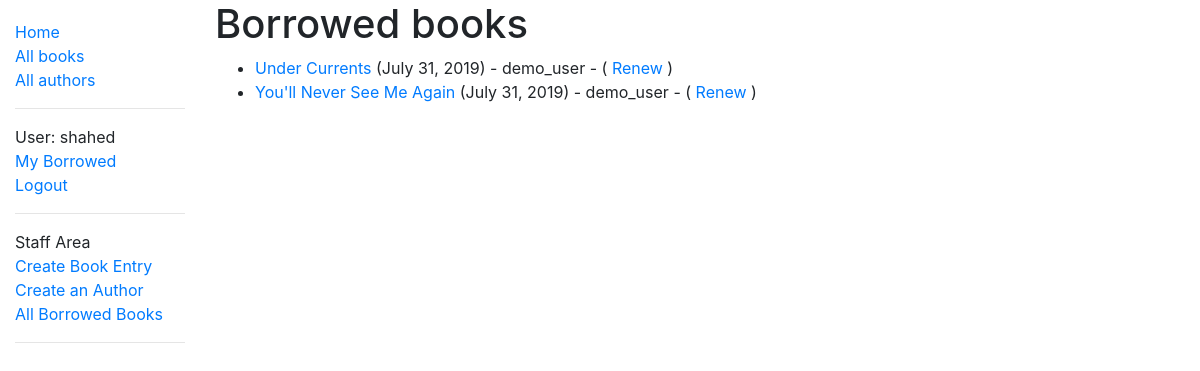
The page /catalog/borrowed/ (signed in) on the database as committed earlier.
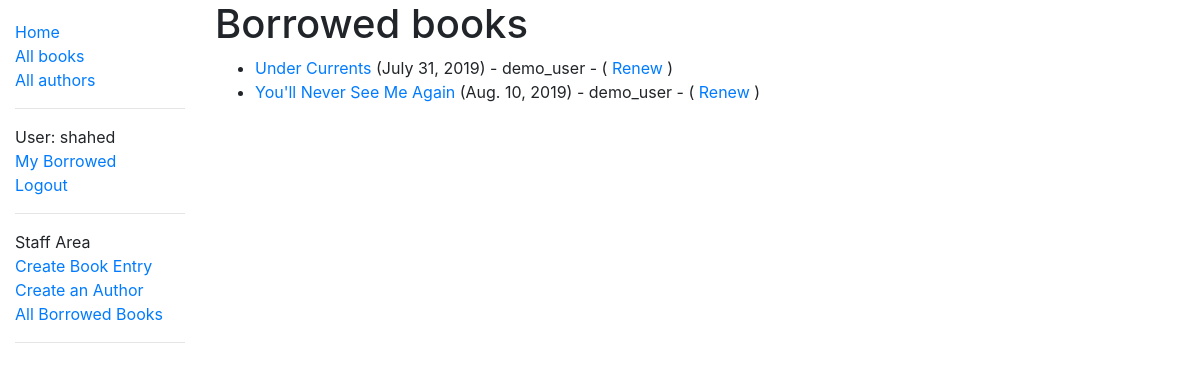
The same page on the database as committed later.
### catalog/models.py (models this page shows, shortened)
class BookInstance(models.Model):
    id = models.UUIDField(primary_key=True, default=uuid.uuid4,
                          help_text='Unique ID for this particular book across whole library')
    book = models.ForeignKey('Book', on_delete=models.SET_NULL, null=True)
    imprint = models.CharField(max_length=200)
    due_back = models.DateField(null=True, blank=True)
    LOAN_STATUS = (
        ('m', 'Maintainance'),
        ('o', 'On loan'),
        ('a', 'Available'),
        ('r', 'Reversed')
    )
    status = models.CharField(
        max_length=1,
        choices=LOAN_STATUS,
        blank=True,
        default='m',
        help_text='Book availability',
    )
    borrower = models.ForeignKey(User, on_delete=models.SET_NULL, null=True, blank=True)
    class Meta:
        ordering = ['due_back']
        permissions = (('can_mark_returned', 'Set book as returned'),)
    @property
    def is_overdue(self):
        if self.due_back and date.today() > self.due_back:
            return True
        else:
            return False

class Book(models.Model):
    title = models.CharField(max_length=200)
    author = models.ForeignKey('Author', on_delete=models.SET_NULL, null=True)
    summary = models.TextField(
        max_length=1000, help_text='Enter a brief description of the book')
    isbn = models.CharField(
        'ISBN', max_length=13, help_text='13 character <a href="https://www.isbn-international.org/content/what-isbn">ISBN number</a>')
    genre = models.ManyToManyField(
        Genre, help_text='Select a genre for this book')
    language = models.ManyToManyField(
        Language, help_text='Select a language for this book')
    def display_genre(self):
        """Create a string for the Genre. This is required to display genre in Admin"""
        return ','.join(genre.name for genre in self.genre.all()[:3])
    display_genre.short_description = 'Genre of Book'

### catalog/views.py (the view)
# urls.py: path('borrowed/', views.AllBorrowedBookListView.as_view(), name='all-borrowed'),
class AllBorrowedBookListView(PermissionRequiredMixin, generic.ListView):
    permission_required = 'catalog.can_mark_returned'
    model = BookInstance
    context_object_name = 'all_borrowed'
    template_name = 'all_borrowed_books.html'
    paginate_by = 10
    def get_queryset(self):
        return BookInstance.objects.filter(status__exact='o').order_by('due_back')

### catalog/templates/all_borrowed_books.html
{% extends "base_generic.html" %}
{% block content %}
    <h1>Borrowed books</h1>
    {% if all_borrowed %}
    <ul>
      {% for bookinst in all_borrowed %}
      <li class="{% if bookinst.is_overdue %}text-danger{% endif %}">
        <a href="{% url 'book-detail' bookinst.book.pk %}">{{bookinst.book.title}}</a> ({{ bookinst.due_back }}) - {{ bookinst.borrower }} - ({% if perms.catalog.can_mark_returned %} <a href="{% url 'renew-book-librarian' bookinst.id %}">Renew</a>  {% endif %})
      </li>
      {% endfor %}
    </ul>
    {% else %}
      <p>There are no books borrowed.</p>
    {% endif %}
{% endblock %}

Rows that differ between the two databases and show on the page:
changed BookInstance "You'll Never See Me Again": due_back "July 31, 2019" → "Aug. 10, 2019"
